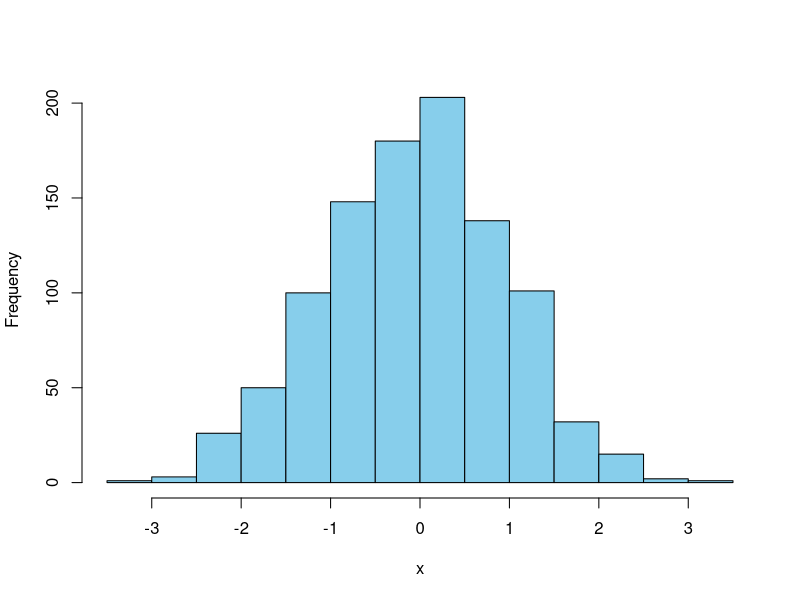
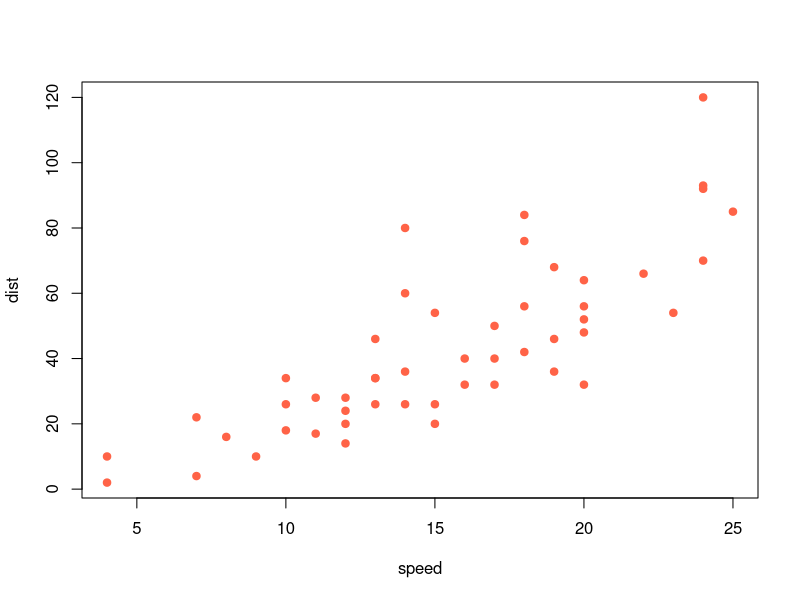
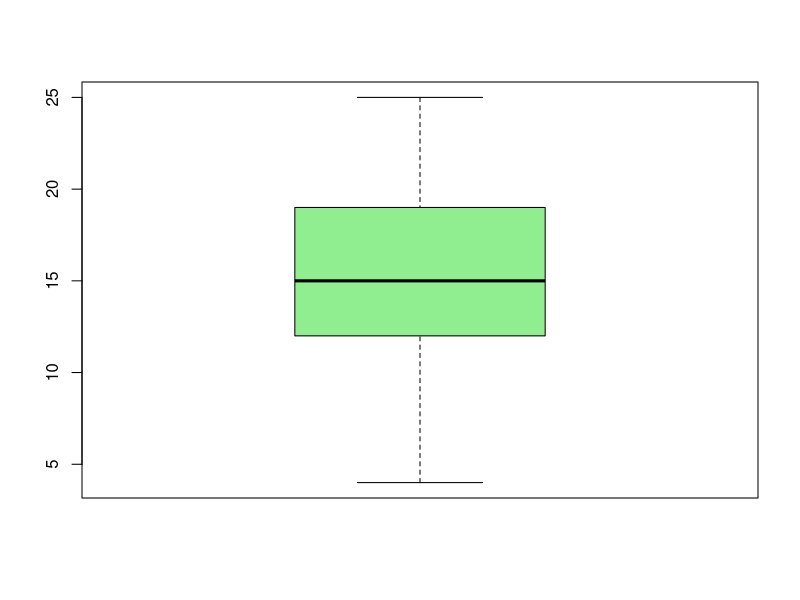
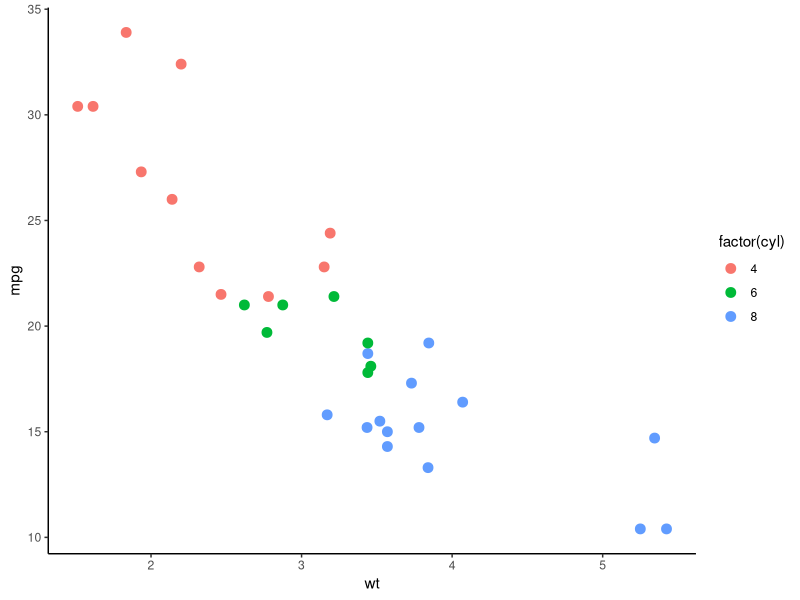
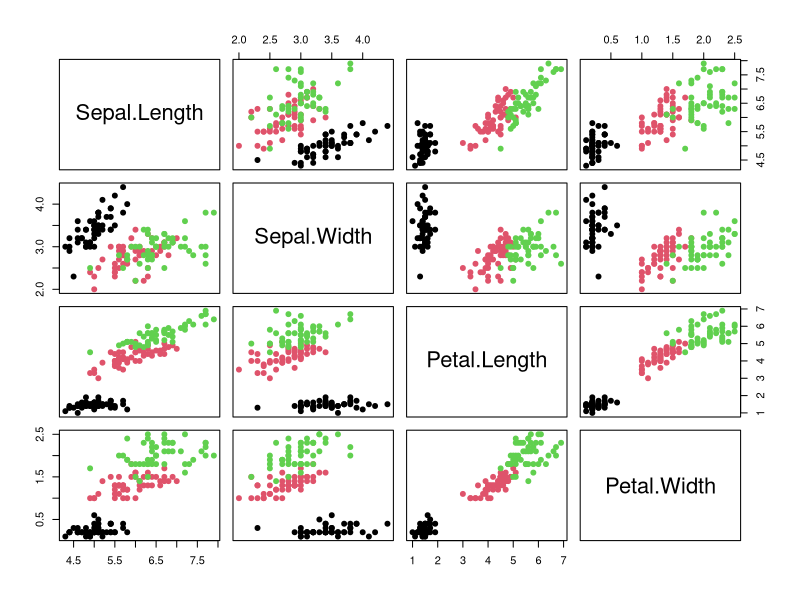

Source code (R) for these figures, in order:
## ---- chunk 1
#| label: fig-hist
#| fig-cap: "正規乱数のヒストグラム"
#| echo: false

x <- rnorm(1000)
hist(x, col="skyblue", main="")
## ---- chunk 2
#| label: fig-charts
#| layout-ncol: 2
#| fig-cap: "2種類のチャート"
#| fig-subcap: 
#|   - "散布図"
#|   - "箱ひげ図"
#| echo: false

plot(cars, pch = 19, col = "tomato")
boxplot(cars$speed, col = "lightgreen")
## ---- chunk 3
#| label: tbl-summary
#| tbl-cap: "irisデータの先頭5行"
#| echo: false

knitr::kable(head(iris, 5))
## ---- chunk 4
#| echo: false
library(ggplot2)
mtcars |> 
  ggplot(aes(x = wt, y = mpg, color = factor(cyl))) +
  geom_point(size=3) +
  theme_classic()
## ---- chunk 5
#| echo: false
#| fig-height: 5
pairs(iris[1:4], col = iris$Species, pch = 19)
## ---- chunk 6
#| code-annotations: hover

library(dplyr) # <1> 
iris |> 
  filter(Species == "setosa") |> # <2>
  summarise(mean_len = mean(Sepal.Length)) # <3>
